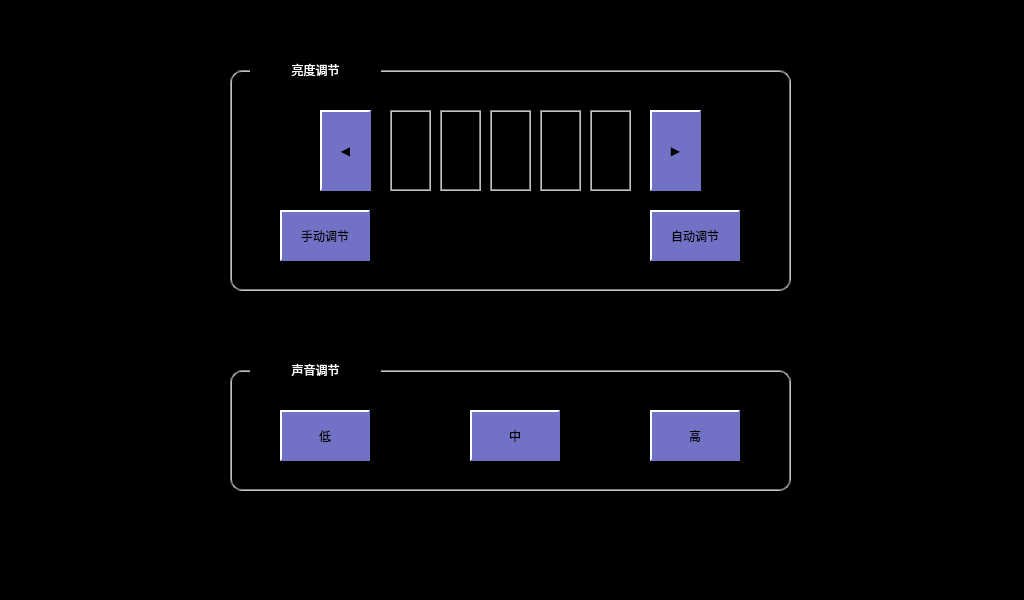
<?xml version="1.0" encoding="UTF-8"?>
<ui version="4.0">
 <class>SetLight</class>
 <widget class="QWidget" name="SetLight">
  <property name="geometry">
   <rect>
    <x>0</x>
    <y>0</y>
    <width>1024</width>
    <height>600</height>
   </rect>
  </property>
  <property name="windowTitle">
   <string>Form</string>
  </property>
  <property name="styleSheet">
   <string notr="true">QLabel
{
	color: white;
	border: 2px groove, gray;
    border-color: gray;
	font: 18px, &quot;微软雅黑&quot;;
}

QWidget
{
	background-color: black;
}

QPushButton
{
	font: 18px, &quot;微软雅黑&quot;;
    color: black;
	background-color: rgb(113, 113, 198);
	border:2px solid white; 
    border-right-color: rgb(113, 113, 198); 
    border-bottom-color: rgb(113, 113, 198);
}

QPushButton:disabled
{
	font: 18px, &quot;微软雅黑&quot;;
    color: white;
	background-color: rgb(113, 113, 198);
	border:2px solid white; 
    border-right-color: rgb(113, 113, 198); 
    border-bottom-color: rgb(113, 113, 198);
}</string>
  </property>
  <widget class="QLabel" name="label_106">
   <property name="geometry">
    <rect>
     <x>230</x>
     <y>70</y>
     <width>561</width>
     <height>221</height>
    </rect>
   </property>
   <property name="styleSheet">
    <string notr="true">border-radius: 12px;</string>
   </property>
   <property name="text">
    <string/>
   </property>
   <property name="alignment">
    <set>Qt::AlignCenter</set>
   </property>
  </widget>
  <widget class="QLabel" name="label_107">
   <property name="geometry">
    <rect>
     <x>230</x>
     <y>370</y>
     <width>561</width>
     <height>121</height>
    </rect>
   </property>
   <property name="styleSheet">
    <string notr="true">border-radius: 12px;</string>
   </property>
   <property name="text">
    <string/>
   </property>
   <property name="alignment">
    <set>Qt::AlignCenter</set>
   </property>
  </widget>
  <widget class="QLabel" name="label_6">
   <property name="geometry">
    <rect>
     <x>250</x>
     <y>50</y>
     <width>131</width>
     <height>40</height>
    </rect>
   </property>
   <property name="styleSheet">
    <string notr="true">background-color: black;
border: 0px;
color: white;</string>
   </property>
   <property name="text">
    <string>亮度调节</string>
   </property>
   <property name="alignment">
    <set>Qt::AlignCenter</set>
   </property>
  </widget>
  <widget class="QLabel" name="label_7">
   <property name="geometry">
    <rect>
     <x>250</x>
     <y>350</y>
     <width>131</width>
     <height>40</height>
    </rect>
   </property>
   <property name="styleSheet">
    <string notr="true">background-color: black;
border: 0px;
color: white;</string>
   </property>
   <property name="text">
    <string>声音调节</string>
   </property>
   <property name="alignment">
    <set>Qt::AlignCenter</set>
   </property>
  </widget>
  <widget class="QPushButton" name="btnManual">
   <property name="geometry">
    <rect>
     <x>280</x>
     <y>210</y>
     <width>90</width>
     <height>51</height>
    </rect>
   </property>
   <property name="text">
    <string>手动调节</string>
   </property>
  </widget>
  <widget class="QPushButton" name="btnAuto">
   <property name="geometry">
    <rect>
     <x>650</x>
     <y>210</y>
     <width>90</width>
     <height>51</height>
    </rect>
   </property>
   <property name="text">
    <string>自动调节</string>
   </property>
  </widget>
  <widget class="QPushButton" name="btnLeft">
   <property name="geometry">
    <rect>
     <x>320</x>
     <y>110</y>
     <width>51</width>
     <height>81</height>
    </rect>
   </property>
   <property name="styleSheet">
    <string notr="true">QPushButton
{
	font: 22px, &quot;微软雅黑&quot;;
    color: black;
	background-color: rgb(113, 113, 198);
	border:2px solid white; 
    border-right-color: rgb(113, 113, 198); 
    border-bottom-color: rgb(113, 113, 198);
}

QPushButton:disabled
{
	font: 22px, &quot;微软雅黑&quot;;
    color: white;
	background-color: rgb(113, 113, 198);
	border:2px solid white; 
    border-right-color: rgb(113, 113, 198); 
    border-bottom-color: rgb(113, 113, 198);
}

QPushButton:pressed
{
	font: 22px, &quot;微软雅黑&quot;;
    color: white;
	background-color: rgb(0, 0, 255); 
	border:2px solid white; 
	border-left-color: qlineargradient(x1: 0, y1: 0, x2: 1, y2: 0, 
                        stop: 0 gray, stop: 1 black); 			border-top-color: qlineargradient(x1: 0, y1: 0, x2: 0, 										y2: 1, stop: 0 gray, stop: 1 black);
  border-right-color: white; border-bottom-color: white;
}</string>
   </property>
   <property name="text">
    <string>◀</string>
   </property>
  </widget>
  <widget class="QLabel" name="lblLevel0">
   <property name="geometry">
    <rect>
     <x>390</x>
     <y>110</y>
     <width>41</width>
     <height>81</height>
    </rect>
   </property>
   <property name="text">
    <string/>
   </property>
  </widget>
  <widget class="QLabel" name="lblLevel1">
   <property name="geometry">
    <rect>
     <x>440</x>
     <y>110</y>
     <width>41</width>
     <height>81</height>
    </rect>
   </property>
   <property name="text">
    <string/>
   </property>
  </widget>
  <widget class="QLabel" name="lblLevel2">
   <property name="geometry">
    <rect>
     <x>490</x>
     <y>110</y>
     <width>41</width>
     <height>81</height>
    </rect>
   </property>
   <property name="text">
    <string/>
   </property>
  </widget>
  <widget class="QLabel" name="lblLevel3">
   <property name="geometry">
    <rect>
     <x>540</x>
     <y>110</y>
     <width>41</width>
     <height>81</height>
    </rect>
   </property>
   <property name="text">
    <string/>
   </property>
  </widget>
  <widget class="QLabel" name="lblLevel4">
   <property name="geometry">
    <rect>
     <x>590</x>
     <y>110</y>
     <width>41</width>
     <height>81</height>
    </rect>
   </property>
   <property name="text">
    <string/>
   </property>
  </widget>
  <widget class="QPushButton" name="btnRight">
   <property name="geometry">
    <rect>
     <x>650</x>
     <y>110</y>
     <width>51</width>
     <height>81</height>
    </rect>
   </property>
   <property name="styleSheet">
    <string notr="true">QPushButton
{
	font: 22px, &quot;微软雅黑&quot;;
    color: black;
	background-color: rgb(113, 113, 198);
	border:2px solid white; 
    border-right-color: rgb(113, 113, 198); 
    border-bottom-color: rgb(113, 113, 198);
}

QPushButton:disabled
{
	font: 22px, &quot;微软雅黑&quot;;
    color: white;
	background-color: rgb(113, 113, 198);
	border:2px solid white; 
    border-right-color: rgb(113, 113, 198); 
    border-bottom-color: rgb(113, 113, 198);
}

QPushButton:pressed
{
	font: 22px, &quot;微软雅黑&quot;;
    color: white;
	background-color: rgb(0, 0, 255); 
	border:2px solid white; 
	border-left-color: qlineargradient(x1: 0, y1: 0, x2: 1, y2: 0, 
                        stop: 0 gray, stop: 1 black); 			border-top-color: qlineargradient(x1: 0, y1: 0, x2: 0, 										y2: 1, stop: 0 gray, stop: 1 black);
  border-right-color: white; border-bottom-color: white;
}</string>
   </property>
   <property name="text">
    <string>▶</string>
   </property>
  </widget>
  <widget class="QPushButton" name="btnLow">
   <property name="geometry">
    <rect>
     <x>280</x>
     <y>410</y>
     <width>90</width>
     <height>51</height>
    </rect>
   </property>
   <property name="text">
    <string>低</string>
   </property>
  </widget>
  <widget class="QPushButton" name="btnMedium">
   <property name="geometry">
    <rect>
     <x>470</x>
     <y>410</y>
     <width>90</width>
     <height>51</height>
    </rect>
   </property>
   <property name="text">
    <string>中</string>
   </property>
  </widget>
  <widget class="QPushButton" name="btnHigh">
   <property name="geometry">
    <rect>
     <x>650</x>
     <y>410</y>
     <width>90</width>
     <height>51</height>
    </rect>
   </property>
   <property name="text">
    <string>高</string>
   </property>
  </widget>
 </widget>
 <resources/>
 <connections/>
</ui>
